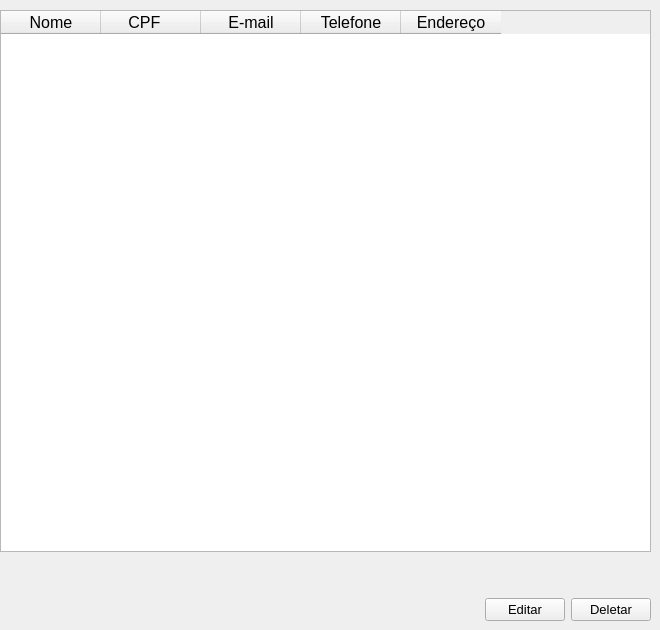
     <widget class="QWidget" name="page">
      <widget class="QWidget" name="verticalLayoutWidget_9">
       <property name="geometry">
        <rect>
         <x>0</x>
         <y>10</y>
         <width>651</width>
         <height>611</height>
        </rect>
       </property>
       <layout class="QVBoxLayout" name="verticalLayout_18">
        <item>
         <widget class="QTableWidget" name="tableWidget">
          <property name="font">
           <font>
            <family>MS Shell Dlg 2</family>
            <pointsize>12</pointsize>
            <weight>50</weight>
            <bold>false</bold>
           </font>
          </property>
          <column>
           <property name="text">
            <string>Nome</string>
           </property>
          </column>
          <column>
           <property name="text">
            <string>CPF   </string>
           </property>
          </column>
          <column>
           <property name="text">
            <string>E-mail</string>
           </property>
          </column>
          <column>
           <property name="text">
            <string>Telefone</string>
           </property>
          </column>
          <column>
           <property name="text">
            <string>Endereço</string>
           </property>
          </column>
         </widget>
        </item>
        <item>
         <spacer name="verticalSpacer_19">
          <property name="orientation">
           <enum>Qt::Vertical</enum>
          </property>
          <property name="sizeType">
           <enum>QSizePolicy::Minimum</enum>
          </property>
          <property name="sizeHint" stdset="0">
           <size>
            <width>20</width>
            <height>40</height>
           </size>
          </property>
         </spacer>
        </item>
        <item>
         <layout class="QHBoxLayout" name="horizontalLayout_15">
          <item>
           <spacer name="horizontalSpacer_7">
            <property name="orientation">
             <enum>Qt::Horizontal</enum>
            </property>
            <property name="sizeHint" stdset="0">
             <size>
              <width>40</width>
              <height>20</height>
             </size>
            </property>
           </spacer>
          </item>
          <item>
           <widget class="QPushButton" name="editButton">
            <property name="font">
             <font>
              <family>MS Shell Dlg 2</family>
              <pointsize>10</pointsize>
              <weight>50</weight>
              <italic>false</italic>
              <bold>false</bold>
             </font>
            </property>
            <property name="text">
             <string>Editar</string>
            </property>
           </widget>
          </item>
          <item>
           <widget class="QPushButton" name="dellButton">
            <property name="font">
             <font>
              <family>MS Shell Dlg 2</family>
              <pointsize>10</pointsize>
              <weight>50</weight>
              <italic>false</italic>
              <bold>false</bold>
             </font>
            </property>
            <property name="text">
             <string>Deletar</string>
            </property>
           </widget>
          </item>
         </layout>
        </item>
       </layout>
      </widget>
     </widget>
